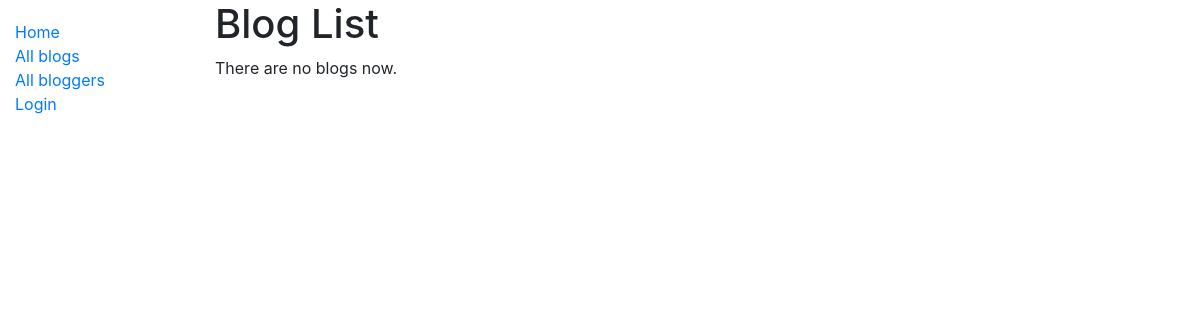
Page /blog/blogs/ on the earlier database version.
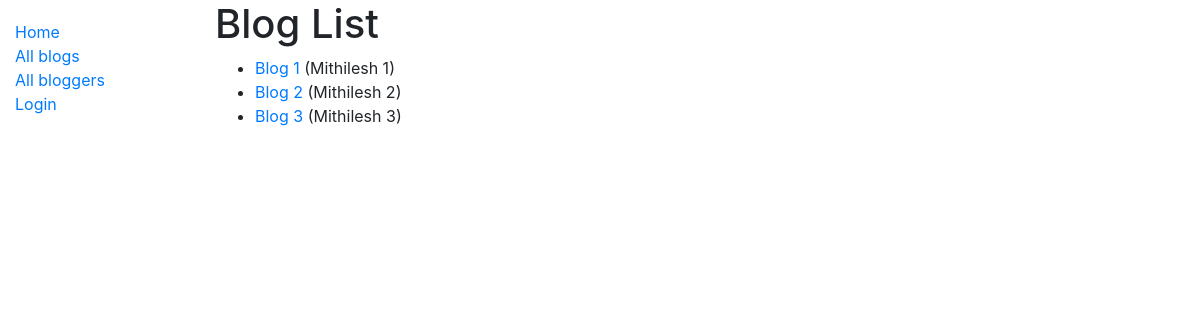
Same page on the later database version.
### blog/models.py (models this page shows, shortened)
class Blog(models.Model):
    title = models.CharField(max_length=200, null=False, blank=False)
    post_date = models.DateField(null=False, blank=False)
    blogger = models.ForeignKey('Blogger', on_delete=models.SET_NULL, null=True)
    description = models.CharField(max_length=500, null=False, blank=False)
    def get_absolute_url(self):
        return reverse('blog-detail', args=[str(self.id)])

class Blogger(models.Model):
    name = models.CharField(max_length=200, null=False, blank=False)
    bio = models.CharField(max_length=500, null=False, blank=False)

### blog/views.py (the view)
# urls.py: path('blogs/', views.BlogListView.as_view(), name='blogs'),
class BlogListView(generic.ListView):
    model = Blog
    paginate_by = 5

### blog/templates/blog/blog_list.html
{% extends "base_generic.html" %}
{% block content %}
  <h1>Blog List</h1>
  {% if blog_list %}
  <ul>
    {% for blog in blog_list %}
      <li>
        <a href="{{ blog.get_absolute_url }}">{{ blog.title }}</a> ({{blog.blogger.name}})
      </li>
    {% endfor %}
  </ul>
  {% else %}
    <p>There are no blogs now.</p>
  {% endif %}
{% endblock %}

### blog/templates/base_generic.html (shortened to what this page needs)
<!DOCTYPE html>
<html lang="en">
<head>
  <link rel="stylesheet" href="https://cdn.jsdelivr.net/npm/bootstrap@4.5.3/dist/css/bootstrap.min.css">
  {% load static %}
  <link rel="stylesheet" href="{% static 'css/styles.css' %}">
</head>
<body>
  <div class="container-fluid">
    <div class="row">
      <div class="col-sm-2">
      {% block sidebar %}
        <ul class="sidebar-nav">
          <li><a href="{% url 'index' %}">Home</a></li>
          <li><a href="{% url 'blogs' %}">All blogs</a></li>
          <li><a href="{% url 'bloggers' %}">All bloggers</a></li>
        {% if user.is_authenticated %}
            <li>User: {{ user.get_username }}</li>
            <li><a href="{% url 'index' %}?next={{request.path}}">Logout</a></li>
        {% else %}
            <li><a href="{% url 'index' %}?next={{request.path}}">Login</a></li>
        {% endif %}
        </ul>
     {% endblock %}
      </div>
      <div class="col-sm-10 ">{% block content %}{% endblock %}
      </div>
    </div>
  </div>
</body>
</html>

### blog/templates/static/css/styles.css (style rules this page uses)
.sidebar-nav { margin-top: 20px; padding: 0; list-style: none; }

Differences in the rows shown:
added Blog: title "Blog 1", blogger.name "Mithilesh 1"
added Blog: title "Blog 2", blogger.name "Mithilesh 2"
added Blog: title "Blog 3", blogger.name "Mithilesh 3"
Other differences:
text no longer shown: "There are no blogs now."
